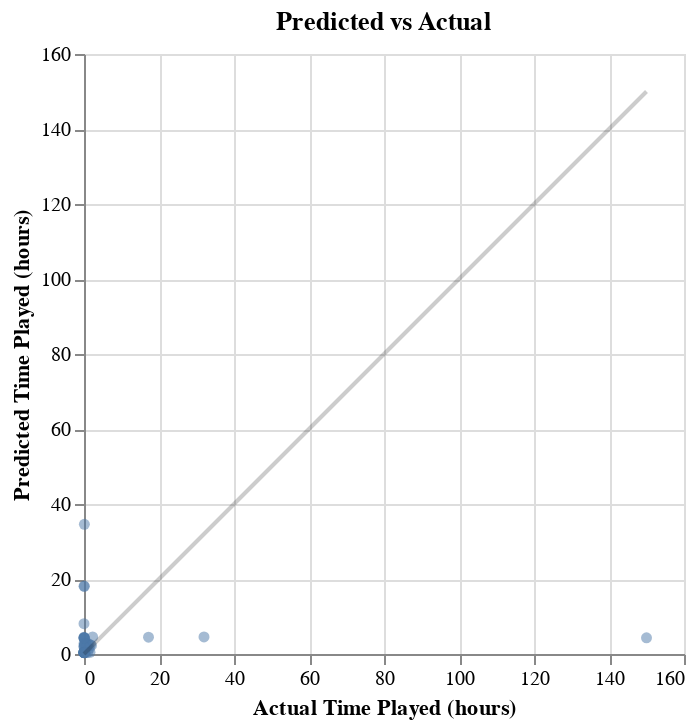

The code cell stored with this chart in its notebook:
### Code cell
#Predicted vs Actual Plot
predicted_vs_actual = pd.DataFrame({
    "actual": y_test,
    "predicted": y_pred
})

predicted_vs_actual_chart=alt.Chart(predicted_vs_actual).mark_circle(opacity=0.5).encode(
    x=alt.X("actual",title='Actual Time Played (hours)'),
    y=alt.Y("predicted", title="Predicted Time Played (hours)")
).properties(
    title="Predicted vs Actual",
    width=300,
    height=300
)
line=alt.Chart(predicted_vs_actual).mark_line(color="black", opacity=.2).encode(
    x="actual",
    y="actual"   #y = x
)
predicted_vs_actual_chart+line

### Figure 1 — Vega-Lite specification as saved in the notebook (floating-point values rounded to 4 significant figures)
{"config": {"view": {"continuousWidth": 300, "continuousHeight": 300}}, "layer": [{"mark": {"type": "circle", "opacity": 0.5}, "encoding": {"x": {"field": "actual", "title": "Actual Time Played (hours)", "type": "quantitative"}, "y": {"field": "predicted", "title": "Predicted Time Played (hours)", "type": "quantitative"}}, "title": "Predicted vs Actual"}, {"mark": {"type": "line", "color": "black", "opacity": 0.2}, "encoding": {"x": {"field": "actual", "type": "quantitative"}, "y": {"field": "actual", "type": "quantitative"}}}], "data": {"name": "data-4cc5b3a1e48d2ab9c3067a82fa9e6826"}, "height": 300, "width": 300, "$schema": "https://vega.github.io/schema/vega-lite/v5.20.1.json", "datasets": {"data-4cc5b3a1e48d2ab9c3067a82fa9e6826": [{"actual": 0.5, "predicted": 2.708}, {"actual": 0.0, "predicted": 18.08}, {"actual": 0.0, "predicted": 0.3615}, {"actual": 0.0, "predicted": 0.5462}, {"actual": 0.1, "predicted": 0.3692}, {"actual": 0.0, "predicted": 0.4231}, {"actual": 0.6, "predicted": 2.169}, {"actual": 0.1, "predicted": 0.9154}, {"actual": 0.1, "predicted": 4.285}, {"actual": 0.0, "predicted": 0.4923}, {"actual": 0.0, "predicted": 8.085}, {"actual": 0.1, "predicted": 34.58}, {"actual": 0.0, "predicted": 0.3462}, {"actual": 0.0, "predicted": 2.769}, {"actual": 0.0, "predicted": 0.4308}, {"actual": 0.0, "predicted": 4.308}, {"actual": 1.4, "predicted": 1.415}, {"actual": 0.1, "predicted": 0.3462}, {"actual": 0.1, "predicted": 2.092}, {"actual": 1.0, "predicted": 0.4231}, {"actual": 2.0, "predicted": 2.269}, {"actual": 0.2, "predicted": 2.423}, {"actual": 2.3, "predicted": 4.538}, {"actual": 0.0, "predicted": 0.4308}, {"actual": 1.2, "predicted": 2.708}, {"actual": 0.1, "predicted": 0.3692}, {"actual": 0.0, "predicted": 0.4231}, {"actual": 0.1, "predicted": 18.05}, {"actual": 0.1, "predicted": 0.4}, {"actual": 1.0, "predicted": 2.708}, {"actual": 0.0, "predicted": 1.892}, {"actual": 17.2, "predicted": 4.469}, {"actual": 1.7, "predicted": 2.423}, {"actual": 0.0, "predicted": 4.469}, {"actual": 0.6, "predicted": 2.7}, {"actual": 0.0, "predicted": 0.4}, {"actual": 32.0, "predicted": 4.554}, {"actual": 0.0, "predicted": 0.3692}, {"actual": 0.1, "predicted": 4.177}, {"actual": 0.0, "predicted": 4.285}, {"actual": 0.0, "predicted": 0.4}, {"actual": 0.2, "predicted": 2.708}, {"actual": 0.0, "predicted": 0.3538}, {"actual": 150.0, "predicted": 4.308}, {"actual": 0.0, "predicted": 2.146}, {"actual": 0.0, "predicted": 0.4231}, {"actual": 0.0, "predicted": 4.285}, {"actual": 0.4, "predicted": 0.3923}, {"actual": 1.6, "predicted": 0.4385}]}}
